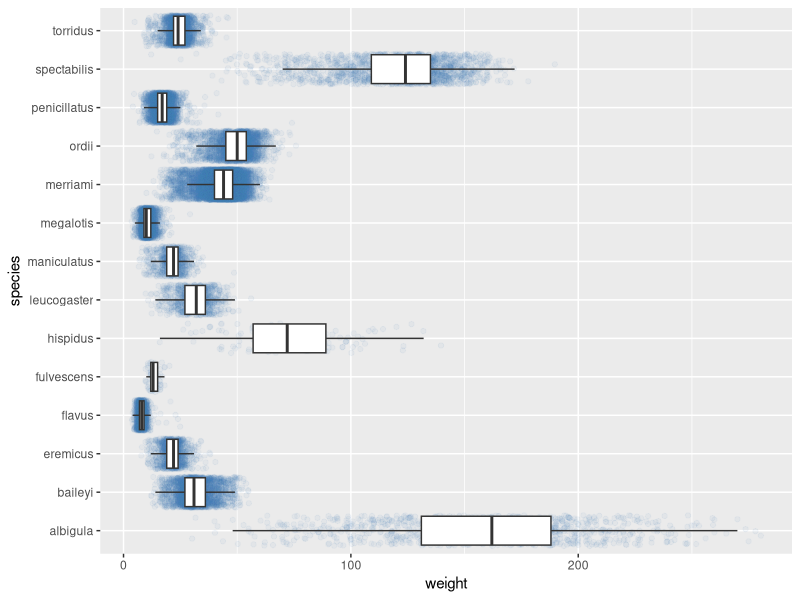

Here is the R script that generated this plot:
## ---- chunk 1
library(tidyverse)
library(lubridate)

# fix the file path for your file folder structure
surveys <- read_csv(
  here::here("lab-assignments", 
             "Lab2-graphics", 
             "surveys.csv")
  )
## ---- chunk 2
#| eval: true

surveys |> 
  ggplot(mapping = aes(x = weight, y = species)) + 
  geom_jitter(color = "steelblue", alpha = 0.05) + 
  geom_boxplot(outlier.shape = NA)
